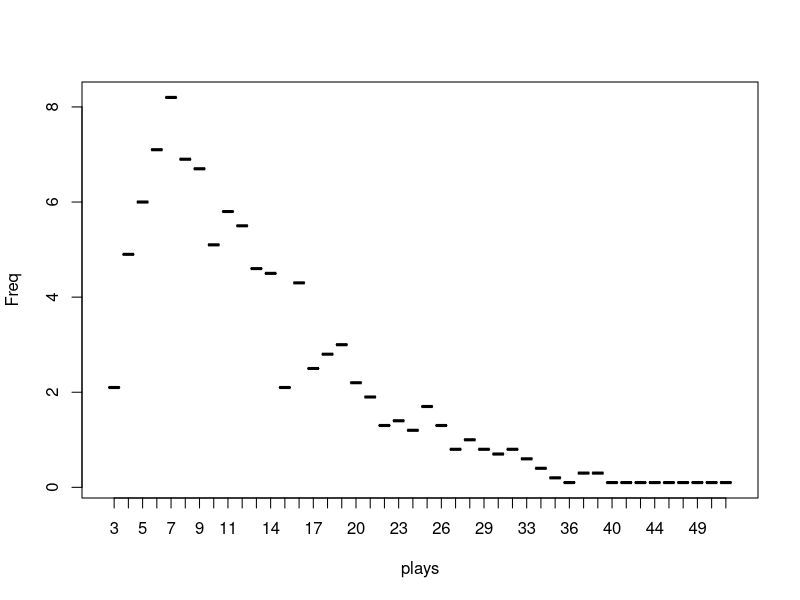

The R script that drew this image:

library("ggplot2")
N <- array(c(1,2,13,4,5,6,7,8,9,5,17,12,13,14,15,2,17,8,19,20), dim = c(20));
roll<- function() {
  die <- 1:6
  dice <- sample(die, size = 1, replace = TRUE)
  dice
} 
Play<- function() {
  
    s<-0;
    nr<-0;
    while(s < 20)
    {
      t<-roll();
      nr<-nr+1;
      old<-s;
      s<-old+t;
      if (s > 20)
      {
        s<-old;
        next;
      }
      s<-N[s];
    }
    nr
}

plays<-replicate(1000,Play())
mean(plays)
freq<-table(plays)
percent<-freq/10
frq = as.data.frame(percent)
plot(frq)
